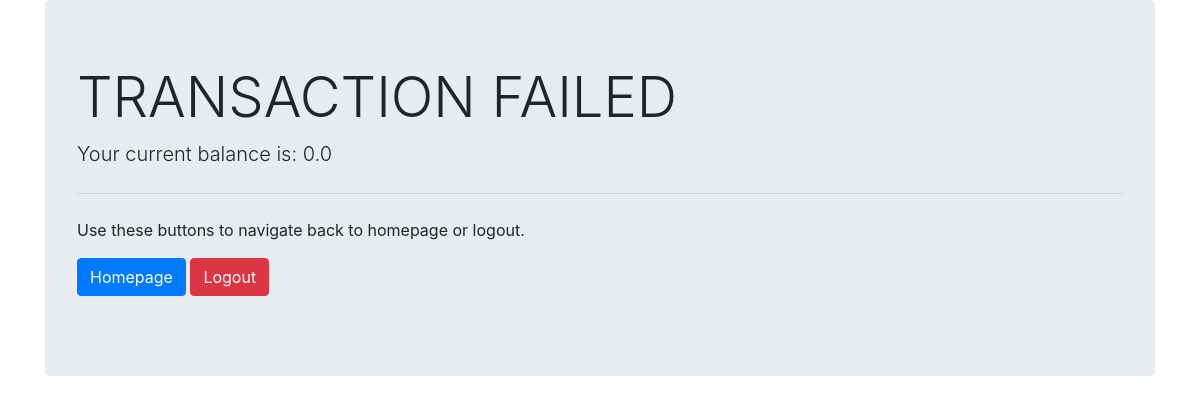
The page /committee/payment/1/ (signed in) on the database as committed earlier.
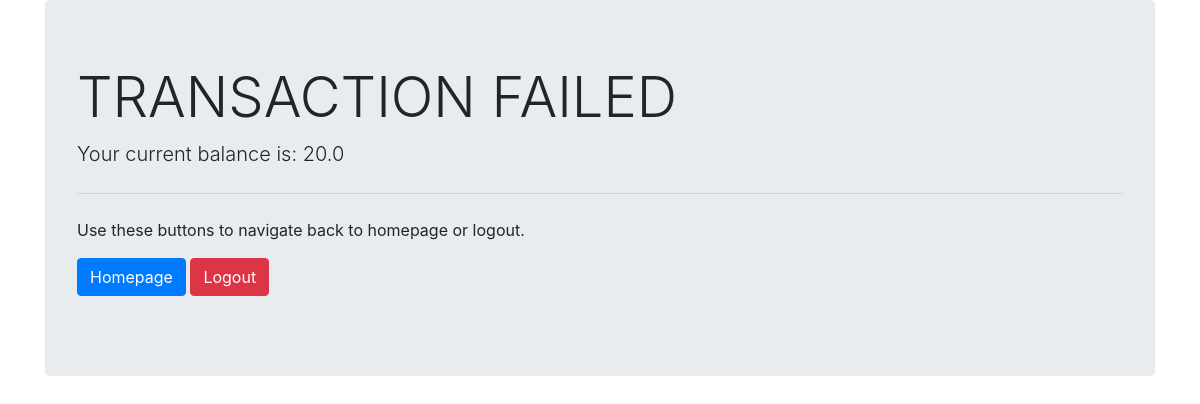
The same page on the database as committed later.
### student/models.py (models this page shows, shortened)
class Student(models.Model):
	BRANCH = (
		('COMP', 'COMP'),
		('IT', 'IT'),
		('EXTC', 'EXTC'),
		('ETRX', 'ETRX'),
		('MCA', 'MCA'),
		('MTECH-CS','MTECH-CS'),
		('MTECH-EXTC','MTECH-EXTC'),
		('PHD-CS','PHD-CS'),
		('PHD-EXTC','PHD-EXTC'),
	)
	is_student = models.BooleanField(default=True)
	user = models.OneToOneField(User,null=True,blank=True,on_delete=models.CASCADE,related_name="student")
	name = models.CharField(max_length=50,null=True)
	phone = models.CharField(max_length=10,null=True,blank=True)
	spitcoin = models.FloatField(default=0)
	email = models.EmailField(null=False)
	profile_pic = models.ImageField(null=True, blank = True)
	year = models.IntegerField(default=1)
	uid = models.CharField(max_length=10,null=True,blank=True)
	branch = models.CharField(max_length=10,null=True,choices=BRANCH)
	dob = models.DateField(null=True)

### committee/views.py (the view)
# urls.py: path('payment/<str:pk>/', views.payment, name='payment'),
def payment(request,pk):
    output=''
    user = request.user
    student = Student.objects.get(user=request.user)
    event = Events.objects.get(id=pk)
    if (student.spitcoin - event.cost>0) :
        event.name.balance += event.cost
        student.spitcoin -= event.cost
        event.paid.add(student)
        student.save()
        event.name.save()
        event.save()
        output = 'TRANSACTION SUCESSFUL'
        print("\n\n\n\n OK success!")
    else:
        output = 'TRANSACTION FAILED'
        print('\n\n\n\npayment failed')
    params = {'output':output,'balance':student.spitcoin}
    return render(request,'committee/payment.html',params)

### committee/templates/committee/payment.html (shortened to what this page needs)
<!DOCTYPE html>
<html>
<head>
		<link rel="stylesheet" href="https://cdn.jsdelivr.net/npm/bootstrap@4.5.3/dist/css/bootstrap.min.css">
</head>
<body>
	<div class="container">
<div class="jumbotron">
  <h1 class="display-4">{{output}}</h1>
  <p class="lead">Your current balance is: {{balance}}</p>
  <hr class="my-4">
  <p>Use these buttons to navigate back to homepage or logout.</p>
  <a href="{% url 'apna-student' %}" ><button class="btn btn-primary">Homepage</button></a>
<a href="{% url 'student-logout' %}" ><button class="btn btn-danger">Logout</button></a>
</div>
</div>
</body>
</html>

Rows that differ between the two databases and show on the page:
changed Student: spitcoin "0.0" → "20.0"
